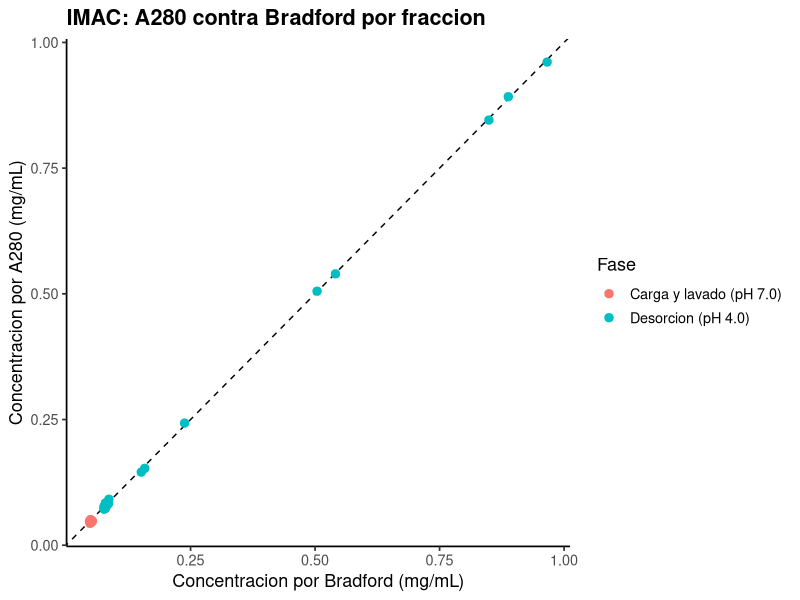
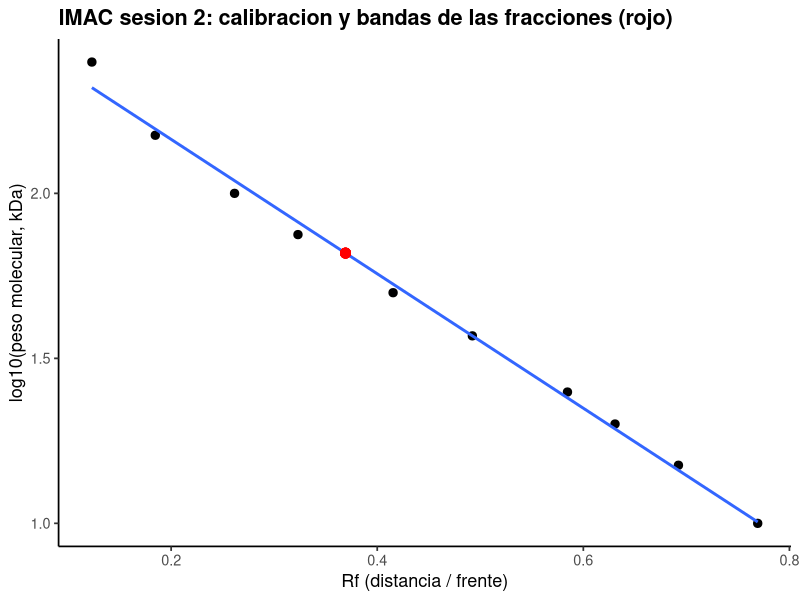
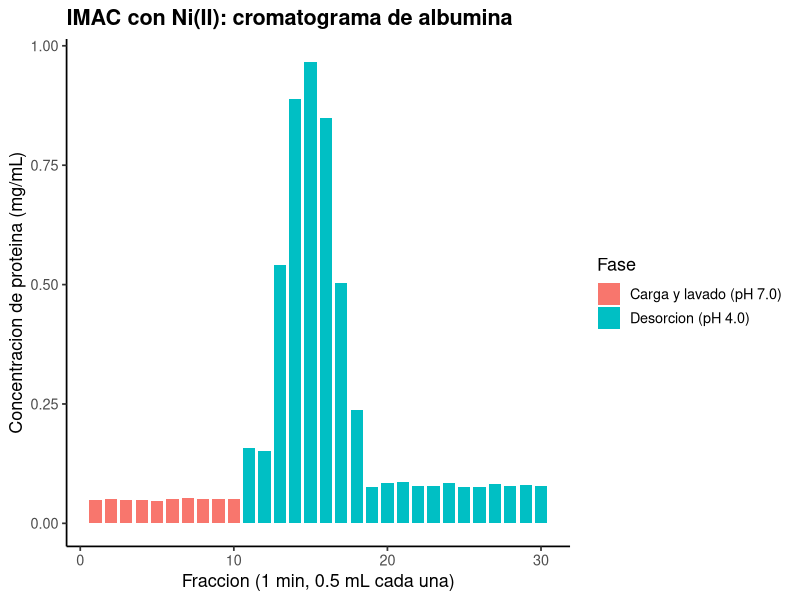
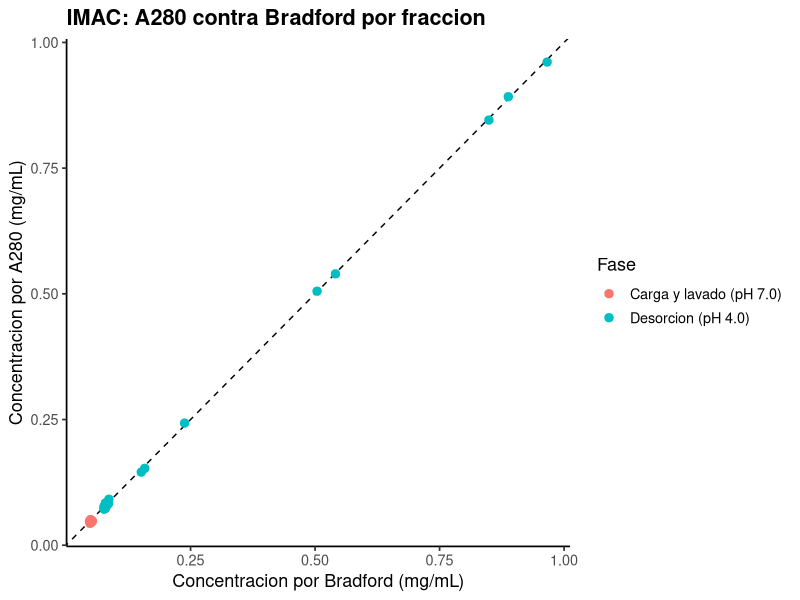
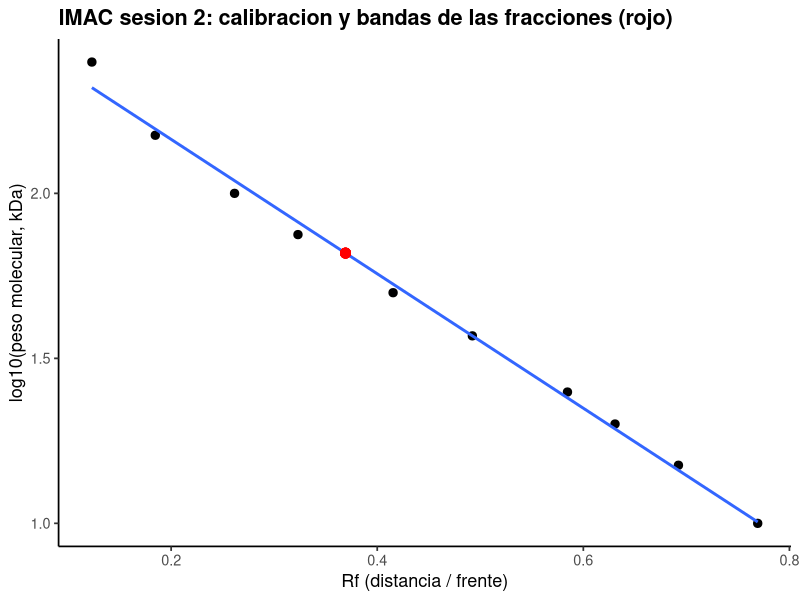
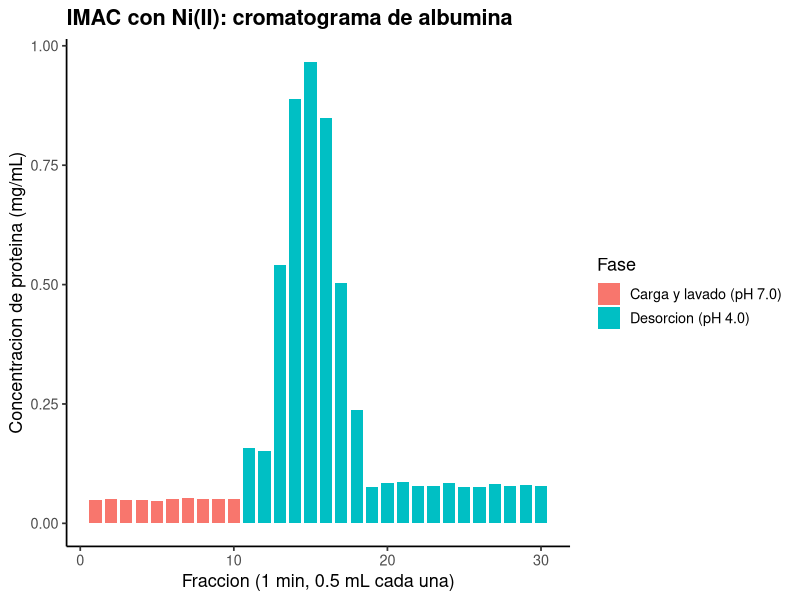

The R source for these figures, in order:
# ==========================================================================
# P7. Cromatografia de afinidad por metal inmovilizado (IMAC)
# ==========================================================================
# Autor: Dr. Jose Juan Torres Martinez
# Docente de Ciencias Quimicas
# Universidad Autonoma de San Luis Potosi (UASLP)
# Mexico
#
# Material academico para estudiantes
# Serie "Bioseparaciones" - Laboratorio, Practica 7. IMAC
#
# Descripcion: Practica 7 del laboratorio: la columna de afinidad IMAC con niquel. Aqui se analiza el cromatograma de IMAC con niquel: albumina cargada en buffer de adsorcion (fosfato 20 mM, NaCl 500 mM, pH 7.0) y desorbida con buffer pH 4.0. Cada fraccion es de 1 min a 0.5 mL/min, asi que la masa por fraccion es concentracion por 0.5 mL; la suma da la masa recuperada y su porcentaje respecto a los 6 mg cargados. Lo que se aprende aqui dice cuanta proteina se recupera en la desorcion y en que fracciones sale.
#
# Objetivos de aprendizaje:
#   - Identificar el pico de desorcion en el cromatograma.
#   - Calcular la masa de proteina por fraccion y la masa total.
#   - Calcular el porcentaje de recuperacion respecto a lo cargado.

# Datos: datos_imac.csv (concentracion de proteina por fraccion, medida por Bradford; carga 3 mL a 2 mg/mL = 6 mg).
# Desarrollo: llegamos a la columna de IMAC ya preparada en la practica del FPLC. Primera parada: la masa de proteina en cada fraccion. Segunda parada: la masa recuperada en la desorcion y su porcentaje. Tercera parada: el cromatograma. En cada parada calculamos y comentamos que significa el resultado antes de seguir.
# ==========================================================================

library(tidyverse)

# --------------------------------------------------------------------------
# Protocolo (Manual de Practicas, Practica 7. IMAC; pasos 9 a 19 del manual)
# --------------------------------------------------------------------------
# Buffers y soluciones (manual): buffer de adsorcion (fosfato 20 mM, NaCl 500 mM, pH 7.0, filtrado); buffer de desorcion (fosfato 20 mM, NaCl 500 mM, pH 4.0, filtrado); agua filtrada; sulfato de niquel (20 mM, filtrado); solucion acida (HCl 0.1 M, filtrado).
# Paso 9. Preparar una solucion de albumina (3 mL) en buffer de adsorcion a 2 mg/mL. Agitar suavemente para que se disuelvan los cristales.
# Paso 10. Con la columna conectada, alimentar agua por 5 min a un flujo de 0.5 mL/min.
# Paso 11. Detener la bomba y sustituir la alimentacion por la solucion de sulfato de niquel. Arrancar la bomba y alimentar el sulfato de niquel al mismo flujo hasta que el frente verde alcance la parte superior de la columna.
# Paso 12. Detener la bomba y sustituir la alimentacion por agua. Arrancar la bomba y lavar por 10 min.
# Paso 13. Detener la bomba y sustituir la alimentacion por el buffer de adsorcion. Arrancar la bomba y alimentar el buffer de adsorcion por 10 min o hasta que el pH de la solucion que sale de la columna sea 7.0 (verificarlo con papel pH).
# Paso 14. Cuando el pH sea el deseado el sistema esta listo para alimentar la muestra. No apagar la bomba. Cargar la solucion de proteina en una jeringa de 3 mL y llenar el loop del sistema cromatografico evitando la introduccion de burbujas.
# Paso 15. Conectar la salida de la bomba al fraccionador, al que previamente se le han colocado tubos de ensayo. Seleccionar 1 min como intervalo de fraccionacion. Una vez que la solucion comience a caer en el primer tubo de ensayo del automuestreador, inyectar la muestra y arrancar el automuestreador (sin olvidar cambiar de tubo).
# Paso 16. Permitir que se fraccionen 10 tubos de muestra. Despues detener la bomba junto con el fraccionador y sustituir la alimentacion por buffer de desorcion. Arrancar la bomba y el fraccionador y alimentar el buffer de desorcion hasta que se colecten 20 tubos de muestra.
# Paso 17. Detener la bomba junto con el fraccionador y sustituir la alimentacion por la solucion acida. Arrancar la bomba y el fraccionador y alimentar la solucion acida hasta que la coloracion azul de la columna desaparezca. Colectar cuantos tubos sean necesarios.
# Paso 18. Detener la bomba y el fraccionador y alimentar agua hasta que el pH de la solucion de salida de la columna sea neutro. No es necesario fraccionar mas tubos.
# Paso 19. Analizar los tubos fraccionados midiendo la absorbancia a 280 nm (a excepcion de los tubos que contienen niquel) y mediante SDS-PAGE (sesion 2).
# Principio (manual): la cromatografia de afinidad por metal inmovilizado la desarrollo J. Porath en 1975. El ion metalico queda inmovilizado por un quelatante (acido iminodiacetico, IDA, y acido nitrilotriacetico, NTA, son los mas comunes) y las proteinas se adsorben por los residuos de histidina de su superficie. La union es reversible: a pH 7.0 la histidina esta desprotonada y se une al niquel; a pH 4.0 se protona y la union se rompe. Por eso a las proteinas recombinantes se les agrega una cola de histidinas para purificarlas por IMAC.
# Sesion 2 (SDS-PAGE de las fracciones): el manual solo indica analizar las fracciones mediante SDS-PAGE en la sesion 2, sin detallar la preparacion de esas muestras. La indicacion para esa sesion es: calentar las muestras de las fracciones en microtubos 2 min antes de cargarlas, con buffer de carga 50/50 (50% muestra y 50% buffer de carga).
# Las concentraciones por fraccion del CSV se midieron por Bradford; el manual indica analizar las fracciones por absorbancia a 280 nm (excepto los tubos con niquel) y por SDS-PAGE en la sesion 2.
# Seguridad y reglas (manual): no introducir burbujas al llenar el loop; verificar el pH de salida con papel pH; bata blanca obligatoria y guantes cuando se indique.

# --------------------------------------------------------------------------
# Parada 1. Leer las fracciones y calcular la masa por fraccion
# --------------------------------------------------------------------------
# Estamos frente a la columna de IMAC con el colector de fracciones. Cada fraccion es de 1 min a 0.5 mL/min, asi que la masa por fraccion es la concentracion medida por Bradford por 0.5 mL.
# Fraccion de 1 min a 0.5 mL/min = 0.5 mL por fraccion.
# Masa por fraccion (mg) = concentracion (mg/mL) * 0.5 mL.
# Carga: 3 mL a 2 mg/mL = 6 mg de albumina.
volumen_fraccion_ml <- 0.5
masa_cargada_mg <- 6.0

datos <- read_csv("datos_imac.csv", show_col_types = FALSE)

datos <- datos %>%
  mutate(masa_mg = concentracion_proteina_mg_ml * volumen_fraccion_ml)

print(datos)

# --------------------------------------------------------------------------
# Parada 2. Masa recuperada en la desorcion y porcentaje de recuperacion
# --------------------------------------------------------------------------
# Seguimos en la columna: sumamos la masa por fase y calculamos la masa recuperada en la desorcion y su porcentaje respecto a los 6 mg cargados.
resumen <- datos %>%
  group_by(fase) %>%
  summarise(masa_mg = sum(masa_mg), .groups = "drop")

print(resumen)

masa_desorcion <- resumen %>%
  filter(fase == "Desorcion (pH 4.0)") %>%
  pull(masa_mg)
print(tibble(
  masa_recuperada_mg = masa_desorcion,
  recuperacion_porciento = masa_desorcion / masa_cargada_mg * 100
))

# --------------------------------------------------------------------------
# Parada 3. Absorbancia a 280 nm contra Bradford (paso 19 del manual)
# --------------------------------------------------------------------------
# El manual pide analizar las fracciones por absorbancia a 280 nm (a
# excepcion de los tubos que contienen niquel) y por SDS-PAGE. La A280
# de la albumina con paso optico de 1 cm es 0.667 por mg/mL, asi que la
# concentracion por A280 es A280 / 0.667. Los tubos de la tira acida, que
# contienen el niquel desprendido de la columna, no se miden por A280 y
# no estan en esta tabla.
# A280 de BSA (1 mg/mL, 1 cm): 0.667.
datos <- datos %>%
  mutate(concentracion_a280_mg_ml = absorbancia_280 / 0.667)

print(datos %>%
        select(fraccion, fase, concentracion_proteina_mg_ml,
               absorbancia_280, concentracion_a280_mg_ml))

# Comparacion entre los dos metodos de cuantificacion.
print(datos %>%
        summarise(
          diferencia_media_mg_ml =
            mean(concentracion_a280_mg_ml - concentracion_proteina_mg_ml),
          diferencia_maxima_mg_ml =
            max(abs(concentracion_a280_mg_ml - concentracion_proteina_mg_ml))
        ))

grafica_a280 <- ggplot(
  datos,
  aes(x = concentracion_proteina_mg_ml,
      y = concentracion_a280_mg_ml, color = fase)
) +
  geom_abline(slope = 1, intercept = 0, linetype = "dashed") +
  geom_point(size = 2.5) +
  labs(
    x = "Concentracion por Bradford (mg/mL)",
    y = "Concentracion por A280 (mg/mL)",
    color = "Fase",
    title = "IMAC: A280 contra Bradford por fraccion"
  ) +
  theme_classic(base_size = 13) +
  theme(plot.title = element_text(face = "bold"))

print(grafica_a280)

ggsave("07_imac_a280.png", grafica_a280,
       width = 18, height = 12, units = "cm", dpi = 300)

# --------------------------------------------------------------------------
# Parada 4. Sesion 2: SDS-PAGE de las fracciones
# --------------------------------------------------------------------------
# En la sesion 2 las fracciones se analizan por SDS-PAGE. El gel lleva
# su propio carril de marcador, asi que la recta log10(PM) contra Rf se
# calcula desde ese marcador y se aplica a las bandas de las fracciones.
# Las fracciones de carga y lavado no muestran banda (la proteina que
# pasa queda por debajo del limite de deteccion de la tincion); las de
# desorcion muestran la banda de la albumina.
gel <- read_csv("datos_sds_page_sesion2.csv", show_col_types = FALSE)

gel <- gel %>%
  mutate(rf = distancia_mm / frente_mm)

marcador_gel <- filter(gel, carril == "Marcador")
ajuste_gel <- lm(log10(peso_molecular_kda) ~ rf, data = marcador_gel)

bandas <- gel %>%
  filter(carril != "Marcador", !is.na(distancia_mm)) %>%
  mutate(peso_molecular_kda_estimado =
           10^predict(ajuste_gel, newdata = tibble(rf = rf)))

print(bandas %>%
        select(fraccion, distancia_mm, rf, peso_molecular_kda_estimado))

grafica_gel <- ggplot(marcador_gel,
                      aes(x = rf, y = log10(peso_molecular_kda))) +
  geom_point(size = 2.5) +
  geom_smooth(method = "lm", se = FALSE, linewidth = 1) +
  geom_point(
    data = bandas,
    aes(x = rf, y = log10(peso_molecular_kda_estimado)),
    color = "red", size = 3
  ) +
  labs(
    x = "Rf (distancia / frente)",
    y = "log10(peso molecular, kDa)",
    title = "IMAC sesion 2: calibracion y bandas de las fracciones (rojo)"
  ) +
  theme_classic(base_size = 13) +
  theme(plot.title = element_text(face = "bold"))

print(grafica_gel)

ggsave("07_imac_sds_sesion2.png", grafica_gel,
       width = 18, height = 12, units = "cm", dpi = 300)

# --------------------------------------------------------------------------
# Parada 5. Grafica: cromatograma IMAC
# --------------------------------------------------------------------------
# Graficamos el cromatograma: cada barra es una fraccion y su color marca la fase, carga y lavado o desorcion. Aqui se ve donde sale la proteina.
grafica <- ggplot(
  datos,
  aes(x = fraccion, y = concentracion_proteina_mg_ml, fill = fase)
) +
  geom_col(width = 0.8) +
  labs(
    x = "Fraccion (1 min, 0.5 mL cada una)",
    y = "Concentracion de proteina (mg/mL)",
    fill = "Fase",
    title = "IMAC con Ni(II): cromatograma de albumina"
  ) +
  theme_classic(base_size = 13) +
  theme(plot.title = element_text(face = "bold"))

print(grafica)

# --------------------------------------------------------------------------
# 6. Exportar la grafica
# --------------------------------------------------------------------------
# Antes de salir de la columna de IMAC guardamos la grafica de la practica.
ggsave("07_imac.png", grafica,
       width = 18, height = 12, units = "cm", dpi = 300)

# --------------------------------------------------------------------------
# Interpretacion
# --------------------------------------------------------------------------
# Grafica (cromatograma IMAC): el eje x es la fraccion (1 min, 0.5 mL cada una) y el eje y es la concentracion de proteina en mg/mL; el color marca la fase.
# - En carga y lavado casi no sale proteina: la albumina queda retenida en la columna con niquel a pH 7.0. Esto significa que la histidina de la superficie se une al niquel a pH 7, y por eso lo siguiente es cambiar el buffer para desorberla.
# - Al cambiar a pH 4.0 aparece el pico de desorcion entre las fracciones 13 y 17, donde sale la mayor parte de la proteina. Esto significa que al protonarse la histidina a pH 4 la union se rompe y la proteina sale en pocas fracciones concentradas, que son las que se juntan.
# Grafica (A280 contra Bradford): el eje x es la concentracion por Bradford en mg/mL y el eje y es la concentracion por A280 en mg/mL; la linea punteada es la identidad.
# - Los puntos caen sobre la identidad: la A280 y el Bradford miden la misma concentracion en cada fraccion. Esto significa que los dos metodos concuerdan y que la A280 sirve para seguir la proteina fraccion por fraccion sin gastar reactivo.
# Grafica (sesion 2, calibracion y bandas): el eje x es el Rf y el eje y es log10 del peso molecular en kDa; los puntos rojos son las bandas de las fracciones de desorcion.
# - Las bandas de las fracciones de desorcion caen sobre la recta cerca de 66 kDa, el peso molecular de la albumina, y las fracciones de carga y lavado no muestran banda. Esto significa que lo que salio en la desorcion es la albumina retenida y que en carga y lavado casi no paso proteina.

# --------------------------------------------------------------------------
# Que aprendimos
# --------------------------------------------------------------------------
# - La histidina de la superficie se une al niquel a pH 7 y se protona a pH 4, lo que rompe la union y desorbe la proteina.
# - La masa recuperada es la suma de concentracion por volumen en cada fraccion de la desorcion.
# - La A280 confirma la cuantificacion por Bradford fraccion por fraccion, y el gel de la sesion 2 confirma que la banda de la desorcion es la albumina.
# Terminamos la practica en la columna de IMAC: ya sabemos en que fracciones sale la albumina y cuanta se recupera. Seguimos a la ultima practica: la columna de intercambio ionico, donde la carga de la albumina decide si se retiene.
